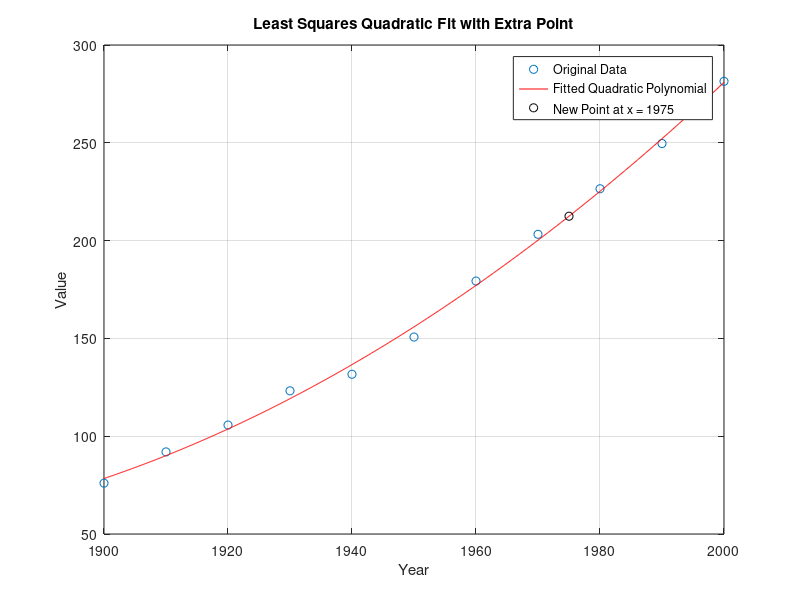

This figure's MATLAB source:
% Given data
x = [1900, 1910, 1920, 1930, 1940, 1950, 1960, 1970, 1980, 1990, 2000];
y = [75.995, 91.972, 105.711, 123.203, 131.669, 150.697, 179.323, 203.212, 226.505, 249.633, 281.422];

% Create the Vandermonde matrix
n = length(x);
A = [ones(n, 1), x', x'.^2];

% Solve for the coefficients using the normal equations
coefficients = (A' * A) \ (A' * y');

% Calculate the fitted values
xFit = linspace(min(x), max(x), 1000);
yFit = coefficients(3) * xFit.^2 + coefficients(2) * xFit + coefficients(1);

% Evaluate the fit at x = 1975
xNew = 1975;
yNew = coefficients(3) * xNew^2 + coefficients(2) * xNew + coefficients(1);

% Display the coefficients
fprintf('Quadratic Coefficients: a = %.4f, b = %.4f, c = %.4f\n', coefficients(3), coefficients(2), coefficients(1));

% Generate the fitted quadratic curve
figure;
plot(x, y, 'o', 'DisplayName', 'Original Data');
hold on;
plot(xFit, yFit, 'r-', 'DisplayName', 'Fitted Quadratic Polynomial');
plot(xNew, yNew, 'ko', 'DisplayName', 'New Point at x = 1975');
legend;
xlabel('Year');
ylabel('Value');
title('Least Squares Quadratic Fit with Extra Point');
grid on;
